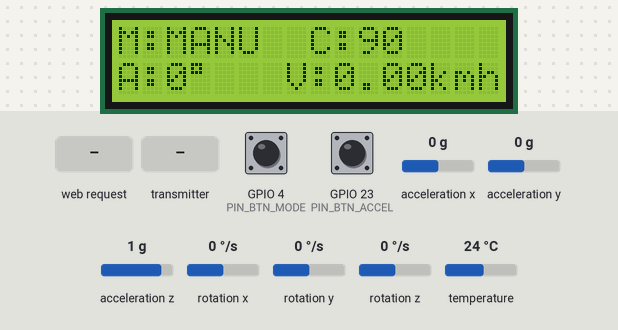
A sketch run on a simulated ESP32. Parts: 16×2 character LCD. The inputs (shaded band) are chosen by the test bench; at power-on: GPIO 4 (PIN_BTN_MODE) HIGH, GPIO 23 (PIN_BTN_ACCEL) HIGH, acceleration x 0 g, acceleration y 0 g, acceleration z 1 g, rotation x 0 °/s, rotation y 0 °/s, rotation z 0 °/s, temperature 24 °C.

Above: at 1.2 s.
1.3 s: GPIO 4 (PIN_BTN_MODE) pulled LOW for 0.15 s
At 2.2 s:
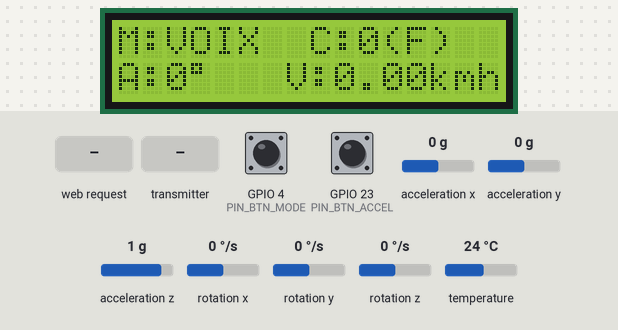
3.2 s: HTTP request GET /go received
At 4.5 s:
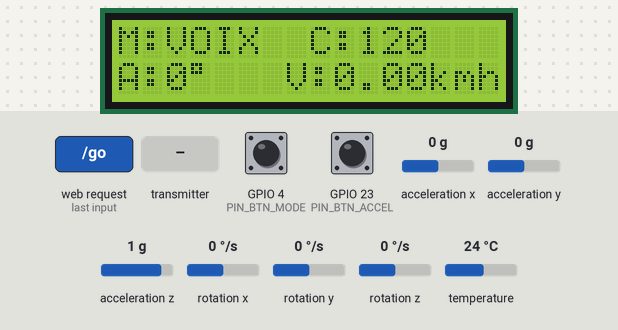
4.8 s: GPIO 4 (PIN_BTN_MODE) pulled LOW for 1 s
At 5.45 s:
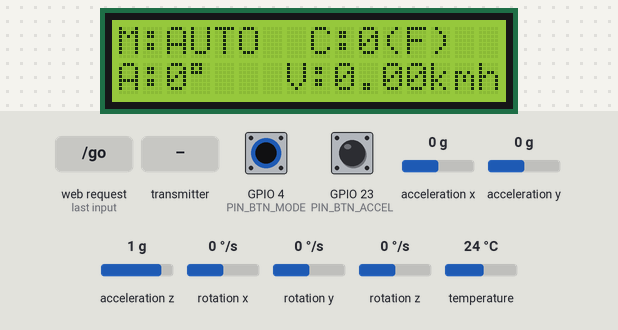
7.3 s: GPIO 4 (PIN_BTN_MODE) pulled LOW for 1 s
At 8.41 s:
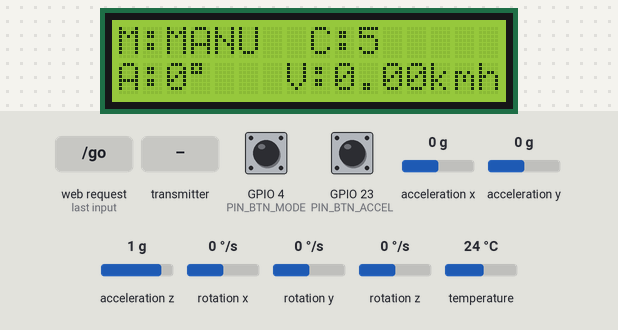
11.3 s: the transmitter starts sending vitesse_reelle = 64
At 12.6 s:
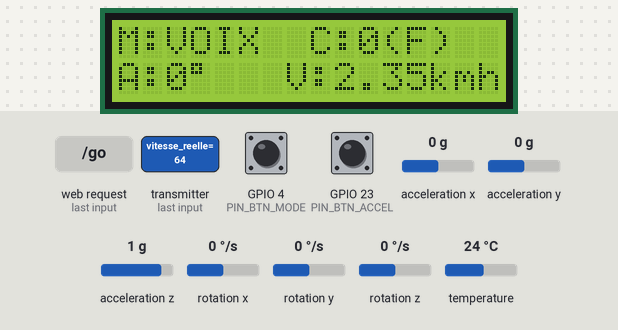
12.9 s: GPIO 4 (PIN_BTN_MODE) pulled LOW for 1 s
At 13.56 s:
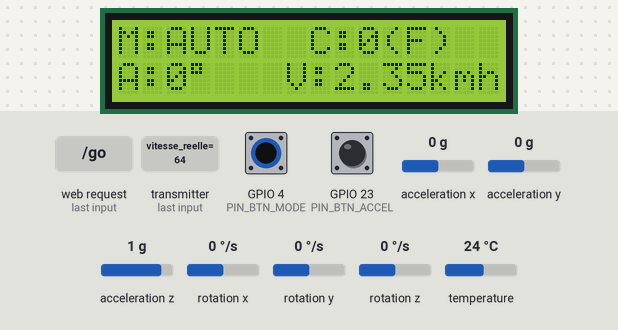
Timing chart, 0 to 15.9 s (numbered marks = the images above; inputs shaded):
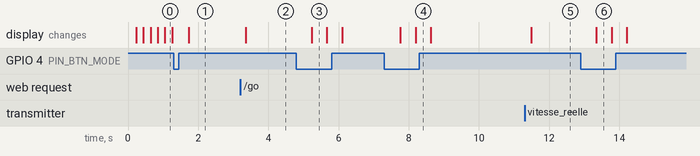

The sketch:

ESP_32_MANETTE.ino
```cpp
#include <Arduino.h>
#include <esp_now.h>
#include <WiFi.h>
#include <Wire.h>
#include <LiquidCrystal_I2C.h>
#include <Adafruit_MPU6050.h>
#include <Adafruit_Sensor.h>
#include <WebServer.h>

// Configuration des Entrées/Sorties Physiques
#define PIN_BTN_ACCEL  23  // Bouton Incrémentation Vitesse
#define PIN_BTN_DECEL  15  // Bouton Décrémentation Vitesse
#define PIN_BTN_MODE   4   // Bouton Commutation de Mode (Manuel / Vocal / Auto)

// Bus I2C & Réseau
LiquidCrystal_I2C lcd(0x27, 16, 2); // Esclave LCD (Adresse  0x27)
Adafruit_MPU6050 mpu;               // Esclave Centrale Inertielle (Adresse 0x68)
WebServer server(80);               // Serveur HTTP sur le port standard 80

// Adresse MAC cible de l'ESP32 Passerelle (Voiture)
uint8_t adresseVoiture[] = {0x3C, 0x61, 0x05, 0x2F, 0xDA, 0xB8};

// Couche Liaison de Données : Structures Réseau
typedef struct __attribute__((packed)) struct_commande {
    byte mode;    // 0 = Manuel, 1 = Vocal, 2 = SD Autonome
    byte vitesse; // Consigne PWM (0 à 250)
    byte frein;   // Drapeau de sécurité (0 = OK, 1 = Arrêt d'Urgence)
    int8_t angle; // Angle signé de braquage (-90 à +90°)
} struct_commande;

typedef struct __attribute__((packed)) struct_feedback {
    byte vitesse_reelle; //Télémétrie brute en Ticks/seconde renvoyée par la Nano
} struct_feedback;

struct_commande mesCommandes;
struct_feedback retourVoiture;

// Horloges Logicielles
unsigned long chronoAffichage = 0;
unsigned long chronoVitesse = 0;

// Interface Homme-Machine (IHM) Vocale
// Déploiement du Web Speech API native du navigateur pour décharger l'ESP32 de la lourdeur d'un modèle d'inférence TinyML local
const char HTML_PAGE[] PROGMEM = R"=====(
<!DOCTYPE html>
<html>
<head>
    <meta charset="utf-8">
    <meta name="viewport" content="width=device-width, initial-scale=1">
    <title>Commande Vocale Voiture</title>
    <style>
        body { font-family: 'Segoe UI', sans-serif; text-align: center; background: #121212; color: white; padding-top: 50px; margin: 0; }
        h2 { color: #007bff; font-size: 26px; }
        .mic-btn { width: 130px; height: 130px; border-radius: 50%; background: #dc3545; border: none; color: white; font-size: 40px; cursor: pointer; box-shadow: 0 0 20px rgba(220,53,69,0.4); margin-top: 20px; transition: all 0.3s; }
        .recording { background: #28a745; box-shadow: 0 0 25px rgba(40,167,69,0.8); transform: scale(1.05); }
        #word { font-size: 24px; color: #ffc107; font-weight: bold; margin-top: 20px; min-height: 30px; }
        #status { margin-top: 15px; font-size: 15px; color: #aaa; }
    </style>
</head>
<body>
    <h2>Contrôle Vocale Smartphone</h2>
    <p style="color: #666; margin: 0;">Reconnaissance vocale native via le navigateur</p>
    <button id="micBtn" class="mic-btn" onclick="toggleListening()">🎙️</button>
    <div id="word">... En attente d'un ordre ...</div>
    <p id="status">Clique sur le micro pour parler.</p>

    <script>
        let recognition; let isListening = false;
        const SpeechRecognition = window.SpeechRecognition || window.webkitSpeechRecognition;
        if (!SpeechRecognition) {
            alert("Navigateur non compatible. Utilise Google Chrome sur Android.");
        } else {
            recognition = new SpeechRecognition(); recognition.lang = 'fr-FR'; recognition.continuous = true;
            recognition.interimResults = false;
            recognition.onresult = (event) => {
                const textEntendu = event.results[event.results.length - 1][0].transcript.toLowerCase().trim();
                document.getElementById('word').innerText = `"${textEntendu}"`;
                if (textEntendu.includes('go') || textEntendu.includes('avance')) fetch('/go');
                else if (textEntendu.includes('stop') || textEntendu.includes('arrête')) fetch('/stop');
                else if (textEntendu.includes('droite')) fetch('/droite');
                else if (textEntendu.includes('gauche')) fetch('/gauche');
            };
            recognition.onend = () => { if(isListening) recognition.start(); };
        }
        function toggleListening() {
            if (!recognition) return;
            if (isListening) { recognition.stop(); isListening = false; document.getElementById('micBtn').classList.remove('recording'); }
            else { recognition.start(); isListening = true; document.getElementById('micBtn').classList.add('recording'); }
        }
    </script>
</body>
</html>
)=====";

// Routage de l'API Web HTTP REST
void handleRoot() { server.send(200, "text/html", HTML_PAGE); }
void handleGo() { if(mesCommandes.mode == 1){ mesCommandes.vitesse = 120; mesCommandes.angle = 0; mesCommandes.frein = 0; } server.send(200, "text/plain", "OK"); }
void handleStop() { if(mesCommandes.mode == 1){ mesCommandes.vitesse = 0; mesCommandes.angle = 0; mesCommandes.frein = 1; } server.send(200, "text/plain", "OK"); }
void handleDroite() { if(mesCommandes.mode == 1){ mesCommandes.vitesse = 100; mesCommandes.angle = 45; mesCommandes.frein = 0; } server.send(200, "text/plain", "OK"); }
void handleGauche() { if(mesCommandes.mode == 1){ mesCommandes.vitesse = 100; mesCommandes.angle = -45; mesCommandes.frein = 0; } server.send(200, "text/plain", "OK"); }

// Réception (ESP-NOW)
void onDataRecv(const uint8_t * mac, const uint8_t *incomingData, int len) {
    if (len == sizeof(struct_feedback)) {
        memcpy(&retourVoiture, incomingData, sizeof(retourVoiture));
    }
}

void setup() {
    Serial.begin(115200);

    // Configuration des GPIOs en entrées logiques avec Pull-Up interne activé
    pinMode(PIN_BTN_ACCEL, INPUT_PULLUP);
    pinMode(PIN_BTN_DECEL, INPUT_PULLUP);
    pinMode(PIN_BTN_MODE, INPUT_PULLUP);

    // 1. Initialisation de la couche physique I2C (SDA = G21, SCL = G22)
    Wire.begin(21, 22);
    lcd.init(); lcd.backlight();

    // 2. Initialisation et configuration de la centrale inertielle MPU6050
    if (!mpu.begin()) { while (1) { delay(10); } } // Blocage de sécurité si le bus I2C échoue
    mpu.setAccelerometerRange(MPU6050_RANGE_8_G);
    mpu.setGyroRange(MPU6050_RANGE_500_DEG);
    mpu.setFilterBandwidth(MPU6050_BAND_21_HZ); // Filtrage passe-bas matériel anti-vibrations

    // 3. Configuration de la pile RF : Mode Hybride (Point d'Accès + Station)
    WiFi.mode(WIFI_AP_STA);
    WiFi.softAP("Voiture_Micro_IA", "ensa2026"); // SSID et mot de passe de l'IHM Smartphone

    // 4. Initialisation du protocole de communication sans fil ESP-NOW (Liaison Manette-Voiture)
    if (esp_now_init() == ESP_OK) {
        esp_now_register_recv_cb(onDataRecv);
    }

    // Appairage Point à Point de l'esclave cible (Voiture)
    esp_now_peer_info_t peerInfo = {};
    memcpy(peerInfo.peer_addr, adresseVoiture, 6);
    peerInfo.channel = 0; peerInfo.encrypt = false;
    esp_now_add_peer(&peerInfo);

    // 5. Mapping des endpoints du serveur Web
    server.on("/", handleRoot); server.on("/go", handleGo); server.on("/stop", handleStop);
    server.on("/droite", handleDroite); server.on("/gauche", handleGauche);
    server.begin();

    // État initial Fail-Safe (Véhicule sécurisé et à l'arrêt complet)
    mesCommandes.mode = 0; mesCommandes.vitesse = 0; mesCommandes.frein = 1; mesCommandes.angle = 0;
}

void loop() {
    // Traitement des requêtes HTTP des clients connectés (Smartphone)
    server.handleClient();

    // Gestion anti-rebond logicielle pour le bouton de changement de Mode
    if (digitalRead(PIN_BTN_MODE) == LOW) {
        mesCommandes.mode++;
        if (mesCommandes.mode > 2) mesCommandes.mode = 0;
        mesCommandes.vitesse = 0; mesCommandes.angle = 0; mesCommandes.frein = 1; // Sécurité à chaque changement
        delay(400);
    }

    // MODE 0 : TRAITEMENT DE LA NAVIGATION MANUELLE
    if (mesCommandes.mode == 0) {

        if (millis() - chronoVitesse >= 50) {
            chronoVitesse = millis();
            if (digitalRead(PIN_BTN_ACCEL) == HIGH) {
                mesCommandes.frein = 0;
                if (mesCommandes.vitesse < 250) mesCommandes.vitesse += 5;
            }
            else if (digitalRead(PIN_BTN_DECEL) == HIGH ) {
                if (mesCommandes.vitesse > 5) { mesCommandes.vitesse -= 5; mesCommandes.frein = 0; }
                else { mesCommandes.vitesse = 0; mesCommandes.frein = 1; }
            }
        }

        // Lecture des données brutes de l'accéléromètre et calcul trigonométrique de l'angle d'inclinaison
        sensors_event_t a, g, temp; mpu.getEvent(&a, &g, &temp);
        float inclinaisonDeg = (atan2(a.acceleration.y, a.acceleration.z)) * 180.0 / M_PI;

        // Saturation logicielle de la consigne d'angle entre -90° et +90°
        mesCommandes.angle = (int8_t)constrain((int)inclinaisonDeg, -90, 90);
    }

    // Envoi de la trame de commande via ESP-NOW vers la passerelle de la voiture
    esp_now_send(adresseVoiture, (uint8_t *) &mesCommandes, sizeof(mesCommandes));

    // RAFRAICHISSEMENT LCD
    if (millis() - chronoAffichage >= 200) {
        chronoAffichage = millis();

        // Conversion des Ticks/s en km/h
        float vitesseKmh = retourVoiture.vitesse_reelle * 0.03675;

        lcd.clear();

        //Ligne 1 : Statut Système
        lcd.setCursor(0, 0);
        if (mesCommandes.mode == 0) lcd.print("M:MANU");
        else if (mesCommandes.mode == 1) lcd.print("M:VOIX");
        else lcd.print("M:AUTO");

        lcd.setCursor(8, 0);
        lcd.print("C:"); lcd.print(mesCommandes.vitesse); // Affichage de la consigne théorique
        if(mesCommandes.frein) lcd.print("(F)");

        //  Ligne 2 : Données Capteurs
        lcd.setCursor(0, 1);
        lcd.print("A:"); lcd.print(mesCommandes.angle); lcd.print((char)223);

        lcd.setCursor(7, 1);
        lcd.print("V:");
        lcd.print(vitesseKmh, 2);
        lcd.print("kmh");
    }
    delay(5);
}
```

Measured:
- after the input at 1.3 s, the display: changes after 0.43 s (image 1)
- after the input at 3.2 s, the display: changes after 0.16 s (image 2)
- after the input at 4.8 s, the display: changes after 0.43 s (image 3)
- after the input at 7.3 s, the display: first changes after 0.46 s (image 4 shows a later state)
- after the input at 11.3 s, the display: changes after 0.19 s (image 5)
- after the input at 12.9 s, the display: changes after 0.45 s (image 6)
- what the display in image 3 shows lasts 0.5 s, from 5.2 s to 5.7 s
